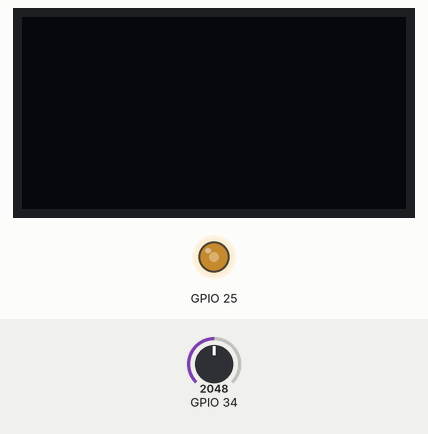
Bench run of a sketch on a simulated ESP32. Parts: 128×64 one-colour display, output pins drawn as LEDs (lit = HIGH). The test bench sets the inputs (shaded band); at power-on: GPIO 34 = 2048.

Above: at 1.2 s.
1.3 s: GPIO 34 set to 2866
At 1.9 s:
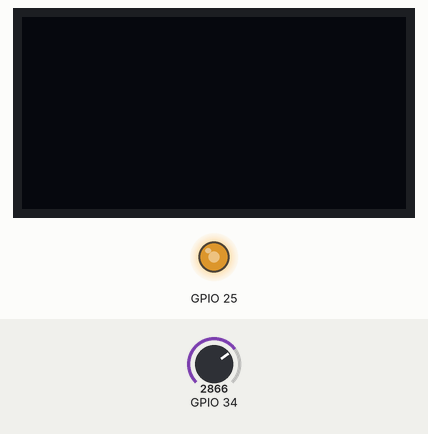
2.8 s: GPIO 34 set to 3603
At 3.9 s:
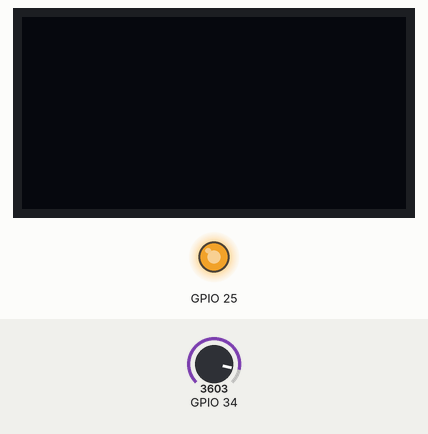
4.3 s: GPIO 34 set to 491
At 4.8 s:
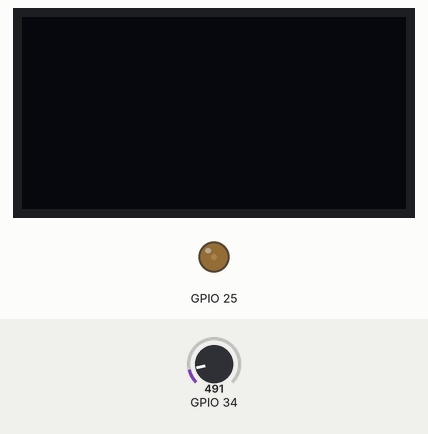
5.8 s: GPIO 34 set to 0
At 6.7 s:
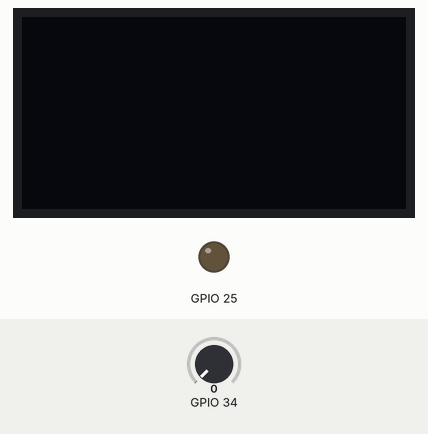
7.3 s: GPIO 34 set to 2047
At 8.8 s:
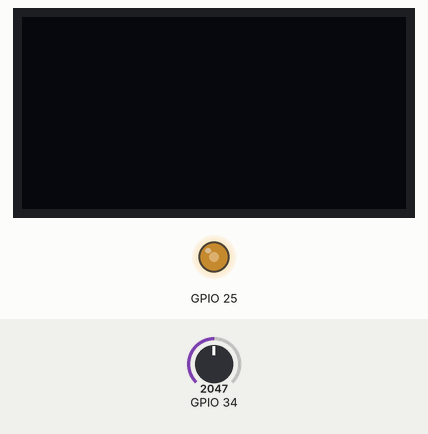
Timing chart, 0 to 9.8 s (numbered marks = the images above; inputs shaded):
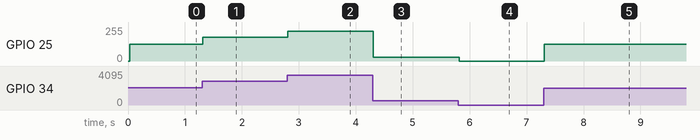

Measured:
- after the input at 1.3 s, GPIO 25: 127/255 → 177/255 at once
- after the input at 2.8 s, GPIO 25: 177/255 → 223/255 at once
- after the input at 4.3 s, GPIO 25: 223/255 → 30/255 at once
- after the input at 5.8 s, GPIO 25: 30/255 → 0/255 at once
- after the input at 7.3 s, GPIO 25: 0/255 → 127/255 at once

The sketch:

code.ino
```cpp
#include <Adafruit_SSD1306.h>
#include <Adafruit_GFX.h>
#include<Wire.h>

int adc;
int pwm;
int duty;

Adafruit_SSD1306 display(
    128,                        //width
    64,                         //height
    &Wire,                      //which communication is used what what
    -1
);

void setup(){

    Serial.begin(115200);

    Wire.begin(
        21,22             //SDA &SCL for I2C
    );


    pinMode(34,INPUT);

    display.begin(SSD1306_SWITCHCAPVCC,0x3C);

    ledcAttach(25,5000,8);

    display.setTextSize(1);

    display.setTextColor(
    SSD1306_WHITE);


}

void loop(){

    adc = analogRead(34);
    pwm = map(adc,0,4095,0,255);

    ledcWrite(25,pwm);

    duty = (pwm*100)/255;

    display.setCursor(0,0);

    display.println(adc);
    display.println(pwm);
    display.println(duty);

    display.clearDisplay();

    display.display();


}
```
